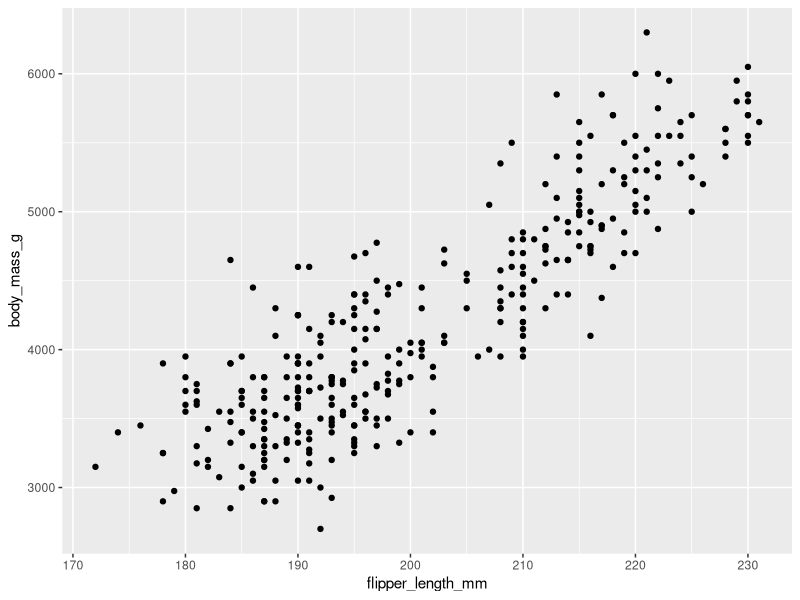
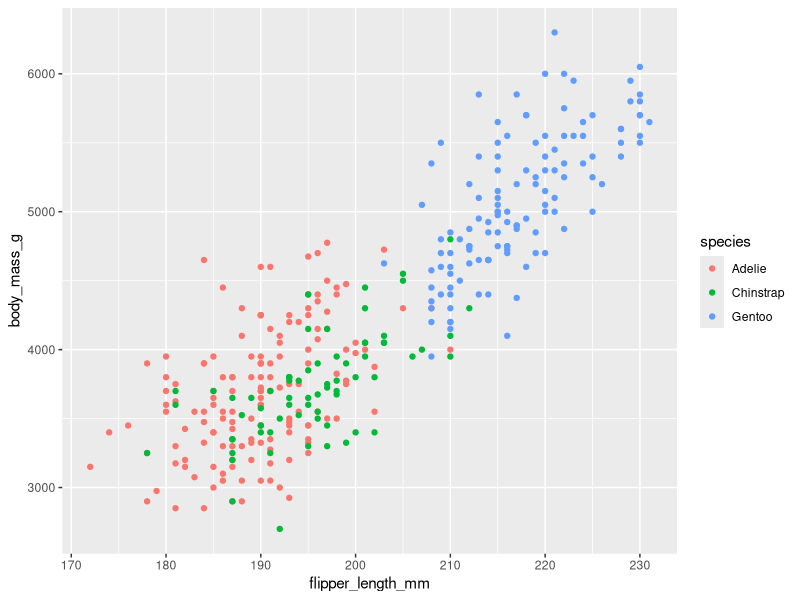

The R source for these figures, in order:
# 1 Data visualization ##############################################
### 1.1.1 Prerequisites ---------------------------------------------
library(tidyverse)
library(palmerpenguins)
library(ggthemes)

### 1.2.1 The penguins data frame -----------------------------------
palmerpenguins::penguins
glimpse(penguins)
View(penguins)

### 1.2.3 Creating a ggplot -----------------------------------------
ggplot(
  data = penguins,
  mapping = aes(x = flipper_length_mm, y = body_mass_g)
) +
  geom_point()

### 1.2.4 Adding aesthetics and layers ------------------------------


ggplot(
  data = penguins,
  mapping = aes(x = flipper_length_mm, y = body_mass_g, color = species)
) +
  geom_point()